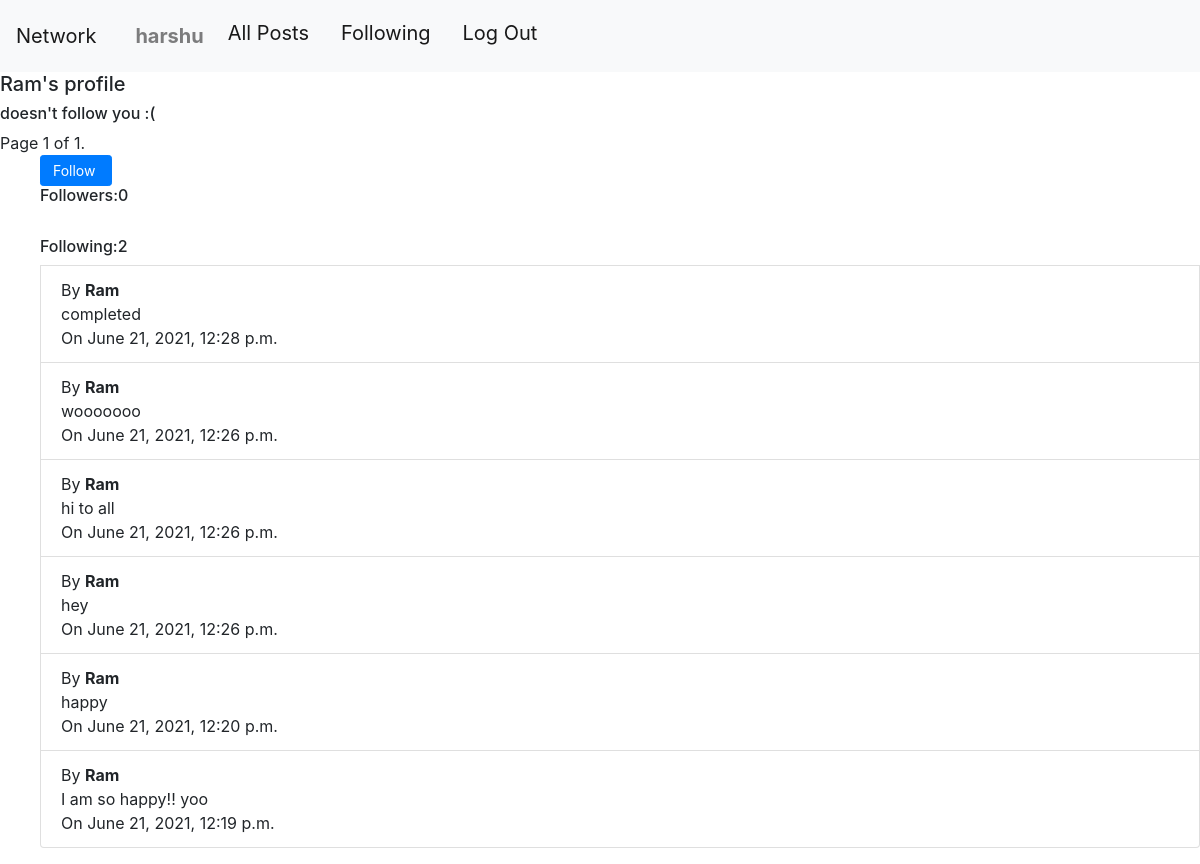
The page /profile/13 (signed in) on the database its author committed.
### network/models.py (models this page shows, shortened)
class User(AbstractUser):
    pass

class UserProfile(models.Model):
    user = models.OneToOneField(User, on_delete = models.CASCADE, related_name="profile")
    followers = models.ManyToManyField(User, related_name="following",null = True)
    bio = models.CharField(max_length = 200, blank = True)
    def __str__(self):
        return f"{self.user}"

class Post(models.Model):
    user = models.ForeignKey(User,on_delete = models.CASCADE, related_name = "posts")
    data = models.TextField(null = True)
    time = models.DateTimeField()
    likers = models.ManyToManyField(User, related_name = "liked_posts")

### network/views.py (the view)
# urls.py: path("profile/<int:pid>", views.profile, name="profile"),
def profile(request,pid):
    userobj = User.objects.get(pk=pid)
    userprofile = userobj.profile
    posts = userobj.posts.all()
    thisuserobj = User.objects.get(pk=request.user.id)
    thisuserprofile = thisuserobj.profile
    if userobj in thisuserprofile.followers.all():
        follows_you = "follows you!"
    else:
        follows_you = "doesn't follow you :("
    followers = userprofile.followers.all()
    following = userobj.following.all()
    if thisuserobj in userprofile.followers.all():
        show_follow_button = 0
    else:
        show_follow_button = 1
    following = userobj.following.all()
    person_profile = userobj.profile
    posts = posts.order_by('-pk')
    paginator = Paginator(posts, 10)
    if request.GET.get("page") != None:
        try:
            entries = paginator.page(request.GET.get("page")).object_list
            page_obj = paginator.get_page(request.GET.get("page"))
            print(page_obj)
        except:
            entries = paginator.page(1).object_list
            page_obj = paginator.get_page(1)
    else:
        entries = paginator.page(1).object_list
        page_obj = paginator.get_page(1)
    ids = entries.values_list('pk',flat = True)
    ids = list(ids)
    ids.sort()
    ids.reverse()
    print(page_obj)
    return render(request, 'network/profile.html',{
        "posts":entries,
         "nfollowing": following.count(),
        "nfollowers": followers.count(),
        "follows":follows_you,
        "person_profile": person_profile,
        "show_follow_button":show_follow_button,
        "puser":person_profile.user,
        "person_id":userobj.id,
        "page_obj":page_obj
        })

### network/templates/network/profile.html (shortened to what this page needs)
{% extends "network/layout.html" %}
{% load static %}
{% block body %}
    <h5>{{person_profile}}'s profile</h5>
    {% if person_id != request.user.id %}
    <h6>{{follows}}</h6>
    {% endif %}
    <div class="pagination">
        <span class="step-links">
            <span class="current">
                Page {{ page_obj.number }} of {{ page_obj.paginator.num_pages }}.
            </span>
        </span>
      </div>
    <ul>
    {% if person_id != request.user.id %}
        {% if show_follow_button == 1 %}
           <div style="display:block;" id = "first">
            <form id="follow">
                <input type="submit" value=" Follow  " class="btn btn-primary btn-sm">
            </form>
           </div>
        {% endif %}
    {% endif %}
    <h6 id="nfollowers">Followers:{{nfollowers}}</h6><br>
    <h6 id="nfollowing">Following:{{nfollowing}}</h6>
    {% for post in posts %}
    <li class="list-group-item">
        {% if request.user.id == post.user.id %}
        By <strong>you</strong><br>
        {% else %}
            By <strong>{{post.user}}</strong><br>
        {% endif %}
        {{post.data}}<br>
        On {{post.time}}
    </li>
    {% endfor %}
</ul>
{% endblock %}

### network/templates/network/layout.html (shortened to what this page needs)
{% load static %}
<!DOCTYPE html>
<html lang="en">
    <head>
        <link rel="stylesheet" href="https://stackpath.bootstrapcdn.com/bootstrap/4.4.1/css/bootstrap.min.css">
        <link href="{% static 'network/styles.css' %}" rel="stylesheet">
        <link rel="stylesheet" href="path/to/font-awesome/css/font-awesome.min.css">
    </head>
    <body>
        <nav class="navbar navbar-expand-lg navbar-light bg-light">
            <a class="navbar-brand" href="#">Network</a>
            <div class="container-fluid">
              <ul class="navbar-nav me-auto mb-2 mb-lg-0">
                {% if user.is_authenticated %}
                    <li class="navbar-brand">
                        <a class="nav-link" href="{% url 'profile' user.id %}"><strong>{{ user.username }}</strong></a>
                    </li>
                {% endif %}
                <li class="navbar-brand">
                  <a class="navbar-brand" href="{% url 'index' %}">All Posts</a>
                </li>
                {% if user.is_authenticated %}
                    <li class="navbar-brand">
                        <a class="navbar-brand" href="{% url 'following_post' %}">Following</a>
                    </li>
                    <li class="navbar-brand">
                        <a class="navbar-brand" href="{% url 'logout' %}">Log Out</a>
                    </li>
                {% endif %}
              </ul>
            </div>
          </nav>
        <div class="body">
            {% block body %}
            {% endblock %}
        </div>
    </body>
</html>

### rows shown on the page
User: username "harshu"
UserProfile: user.username "Ram"
Post: user "Ram", data "completed", time "June 21, 2021, 12:28 p.m."
Post: user "Ram", data "wooooooo", time "June 21, 2021, 12:26 p.m."
Post: user "Ram", data "hi to all", time "June 21, 2021, 12:26 p.m."
Post: user "Ram", data "hey", time "June 21, 2021, 12:26 p.m."
Post: user "Ram", data "happy", time "June 21, 2021, 12:20 p.m."
Post: user "Ram", data "I am so happy!! yoo", time "June 21, 2021, 12:19 p.m."

### other values the page prints
{{ follows }} "doesn't follow you :("
{{ page_obj.number }} "1"
{{ page_obj.paginator.num_pages }} "1"
{{ nfollowers }} "0"
{{ nfollowing }} "2"
